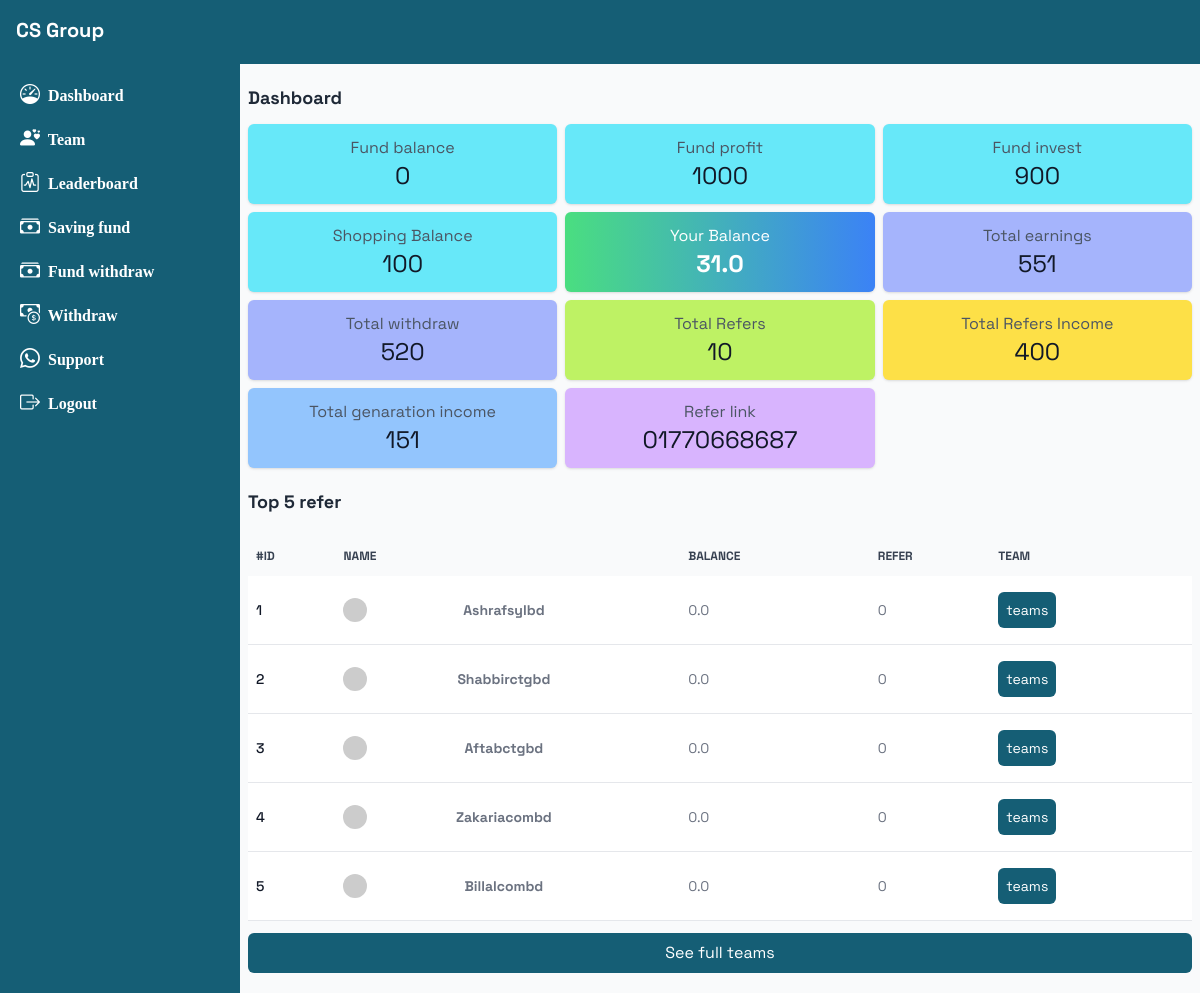
/dashboard (signed in), run on the app's committed database.
### base/models.py (models this page shows, shortened)
class Profit(models.Model):
    alltime = models.IntegerField(default=0)
    balance = models.IntegerField(default=0)
    profits = models.IntegerField(default=0)
    profile = models.ForeignKey(Profile, on_delete=models.CASCADE)

class Profile(models.Model):
    user = models.ForeignKey(User, on_delete=models.CASCADE)
    name = models.CharField(max_length=200)
    title = models.CharField(max_length=200, null=True, blank=True)
    number = models.CharField(max_length=50)
    balance = models.FloatField(default=00)
    shopping_balance = models.IntegerField(default=0)
    refer_link = models.CharField(max_length=100)
    is_verified = models.BooleanField(default=False)
    reset_code = models.CharField(max_length=100, null=True, blank=True)
    referred_by = models.ForeignKey(User, related_name='teams', null=True, blank=True, on_delete=models.CASCADE)
    def total_refer(self):
        return Referral.objects.filter(referrer=self, generation=1).count()
    def totalwithdraw(self):
        w = Withdraw.objects.filter(profile=self)
        money = sum([i.amount for i in w])
        print(money)
        return money
    def total_refer_income(self):
        tf = Referral.objects.filter(referrer=self, generation=1).count()
        return 40 * tf
    def total_gen_income(self):
        referrals = Referral.objects.filter(referrer=self, generation__lte=10)
        generation_counts = {i: 0 for i in range(1, 11)}
        for referral in referrals:
            generation_counts[referral.generation] += 1
        multipliers = {
            1: 10,
            2: 5,
            3: 4,
            4: 3,
            5: 2,
            6: 2,
            7: 1,
            8: 1,
            9: 1,
            10: 1,
                }
        sums = sum(generation_counts[g] * multipliers[g] for g in generation_counts)
        return sums
    def lti(self):
        if self.balance == 0:
            return 00
        referrals = Referral.objects.filter(referrer=self, generation__lte=10)
        generation_counts = {i: 0 for i in range(1, 11)}
        for referral in referrals:
            generation_counts[referral.generation] += 1
        multipliers = {
            1: 50,
            2: 5,
            3: 4,
            4: 3,
            5: 2,
            6: 2,
            7: 1,
            8: 1,
            9: 1,
            10: 1,
                }
        sums = sum(generation_counts[g] * multipliers[g] for g in generation_counts)
        return sums

class Referral(models.Model):
    referrer = models.ForeignKey(Profile, on_delete=models.CASCADE, related_name='referrals_made')
    referred_user = models.ForeignKey(Profile, on_delete=models.CASCADE, related_name='referrals_received')
    generation = models.PositiveIntegerField()

class Withdraw(models.Model):
    profile = models.ForeignKey(Profile, on_delete=models.CASCADE)
    amount = models.IntegerField(default=0)
    method = models.CharField(max_length=100)
    status = models.CharField(max_length=100)
    number = models.CharField(max_length=100)
    created_at = models.DateTimeField(auto_now_add=True)

### base/views.py (the view)
# urls.py: path('dashboard', dashboard),
def dashboard(request):
    if request.user.is_authenticated:
        con = False
        if request.GET.get('confetti'):
            con = True
        pr = Profile.objects.get(user=request.user)
        r = pr.total_refer()
        rf = Referral.objects.filter(referrer=pr, generation=1).order_by('-id')[0:5]
        fund = 0
        profit = 0
        try:
            fn = Funded.objects.filter(profle=pr)[0]
            fund = fn.total_bal()
            profit = Profit.objects.get(profile=pr)
        except:
            pass
        context = {'profit':profit, 'rf':rf, 'r':r, 'p':pr, 'fund':fund, 'con':con}
        return render(request, 'dashhome.html', context)
    return render(request, 'login.html')

### base/models.py (called while the page is built)
    def total_bal(self):
        fnf = Funded.objects.filter(profle=self.profle)
        money = sum([i.balance for i in fnf])
        return money

### templates/dashhome.html (shortened to what this page needs)
{% extends 'dash.html' %}
{% block body %}
{% if p.is_verified %}
<section>
<div class="my-3">
<h2 class=" font-bold text-gray-800 text-lg">Dashboard</h2>
</div>
    <div class="info grid grid-cols-2 md:grid-cols-3 gap-2">
        <div class="bg-cyan-300 card p-3 rounded-md shadow flex flex-col items-center justify-center">
            <h2 class="text-gray-600 text-md">Fund balance</h2>
            <p class="text-2xl text-gray-900">{{profit.balance}}</p>
        </div>
        <div class="bg-cyan-300 card p-3 rounded-md shadow flex flex-col items-center justify-center">
            <h2 class="text-gray-600 text-md">Fund profit</h2>
            <p class="text-2xl text-gray-900">{{profit.profits}}</p>
        </div>
        <div class="bg-cyan-300 card p-3 rounded-md shadow flex flex-col items-center justify-center">
            <h2 class="text-gray-600 text-md">Fund invest</h2>
            <p class="text-2xl text-gray-900">{{profit.alltime}}</p>
        </div>
        <div class="bg-cyan-300 card p-3 rounded-md shadow flex flex-col items-center justify-center">
            <h2 class="text-gray-600 text-md"> Shopping Balance</h2>
            <p class="text-2xl text-gray-900">100</p>
        </div>
        <div class="bg-orange-300 card p-3 rounded-md shadow flex flex-col items-center justify-center   bg-gradient-to-r from-green-400 via-blue-500 to-purple-600 animate-gradient">
            <h2 class="text-white text-md">Your Balance</h2>
            <p class="text-2xl text-white font-bold">{{p.balance}}</p>
        </div>
        <div class="bg-indigo-300 card p-3 rounded-md shadow flex flex-col items-center justify-center">
            <h2 class="text-gray-600 text-md">Total earnings</h2>
            <p class="text-2xl text-gray-900">{{p.lti}}</p>
        </div>
                <div class="bg-indigo-300 card p-3 rounded-md shadow flex flex-col items-center justify-center">
            <h2 class="text-gray-600 text-md">Total withdraw</h2>
            <p class="text-2xl text-gray-900">{{p.totalwithdraw}}</p>
        </div>
        <div class="card p-3 bg-lime-300 rounded-md shadow flex flex-col items-center justify-center">
            <h2 class="text-gray-600 text-md"> Total Refers</h2>
            <p class="text-2xl text-gray-900">{{r}}</p>
        </div>
<div class="card p-3 bg-yellow-300 rounded-md shadow flex flex-col items-center justify-center">
            <h2 class="text-center text-gray-600 text-md"> Total Refers Income</h2>
            <p class="text-2xl text-gray-900">{{p.total_refer_income}}</p>
        </div>
        <div class="card p-3 bg-blue-300 rounded-md shadow flex flex-col items-center justify-center">
            <h2 class="text-gray-600 text-center text-md">Total genaration income</h2>
            <p class="text-2xl text-gray-900">{{p.total_gen_income}}</p>
        </div>
        <div class="card p-3 bg-purple-300 rounded-md shadow flex flex-col items-center justify-center">
            <h2 class="text-gray-600 text-md">Refer link</h2>
            <p class="text-2xl text-gray-900">{{p.refer_link}}</p>
        </div>
    </div>
<div class="my-5">
<h2 class="mt-5 font-bold text-gray-800 text-lg">Top 5 refer</h2>
</div>
<div class="relative overflow-x-auto z-0">
    <table class="w-full text-sm text-left rtl:text-right text-gray-500">
        <thead class="text-xs text-gray-700 uppercase bg-gray-50">
            <tr>
                <th scope="col" class="px-2 py-3">
                    #id
                </th>
                <th scope="col" class="px-6 py-3">
                    name
                </th>
                <th scope="col" class="px-6 py-3">
                    balance
                </th>
                <th scope="col" class="px-2 py-3">
                    refer
                </th>
               <th scope="col" class="px-6 py-3">
                    team
                </th>
            </tr>
        </thead>
        <tbody class="">
{% for ru in rf %}
            <tr class="bg-white  border-b">
                <th scope="row" class="px-2 py-4 font-medium text-gray-900 whitespace-nowrap ">
                    {{ forloop.counter }}
                </th>
                <td class="px-6 py-4">
                   <div class="flex gap-1 md:gap-0">
<img class="w-6 rounded-3xl"  src="https://api.dicebear.com/8.x/big-smile/svg?seed={{ru.referred_user.user}}">
<p class="m-auto font-bold">{{ru.referred_user.user}}</p>
</div>
                </td>
                <td class="px-6 py-4">
                    {{ru.referred_user.balance}}
                </td>
                <td class="px-2 py-4">
                    {{ru.referred_user.total_refer}}
                </td>
<td class="px-6 py-4">
                   <a href="/teams/{{ru.referred_user.user.username}}"><button class="p-2 rounded-md bg-cyan-800 text-white">teams</button>
                </td>
            </tr>
         {% endfor %}
        </tbody>
    </table>
     <a href="/teams/{{request.user.username}}">
    <button class="p-2 w-full bg-cyan-800 text-white my-3 rounded-md">See full teams</button>
     </a>
</div>
</section>
{% endif %}
{% endblock %}

### templates/dash.html (style rules this page uses)
body { font-family: "Space Grotesk", sans-serif; }
.animate-gradient { background-size: 200% 200%; animation: gradient-wave 3s linear infinite; }

### data on the page
Profit: balance "0", profits "1000", alltime "900"
Profile: balance "31.0", lti "551", totalwithdraw "520", total_refer_income "400", total_gen_income "151", refer_link "01770668687"
Referral: referred_user.user "Ashrafsylbd", referred_user.balance "0.0", referred_user.total_refer "0"
Referral: referred_user.user "Shabbirctgbd", referred_user.balance "0.0", referred_user.total_refer "0"
Referral: referred_user.user "Aftabctgbd", referred_user.balance "0.0", referred_user.total_refer "0"
Referral: referred_user.user "Zakariacombd", referred_user.balance "0.0", referred_user.total_refer "0"
Referral: referred_user.user "Billalcombd", referred_user.balance "0.0", referred_user.total_refer "0"

### other printed values
{{ r }} "10"
